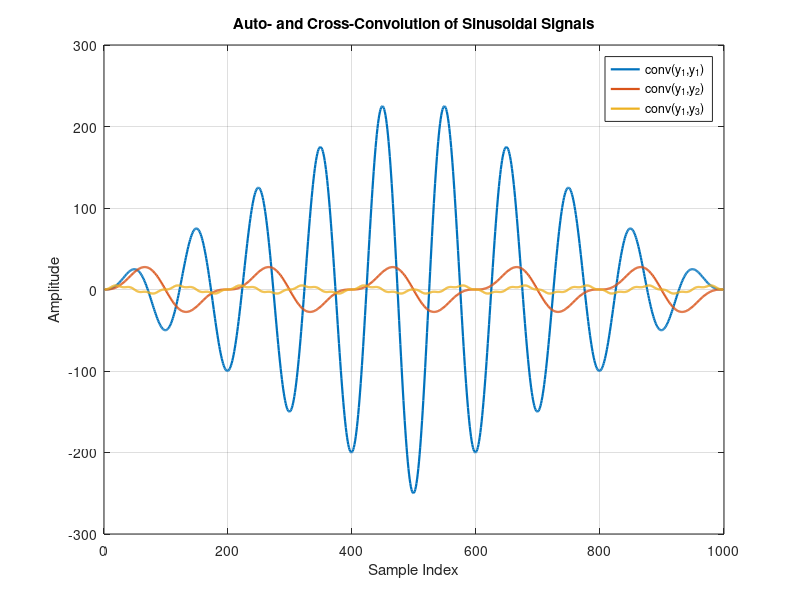
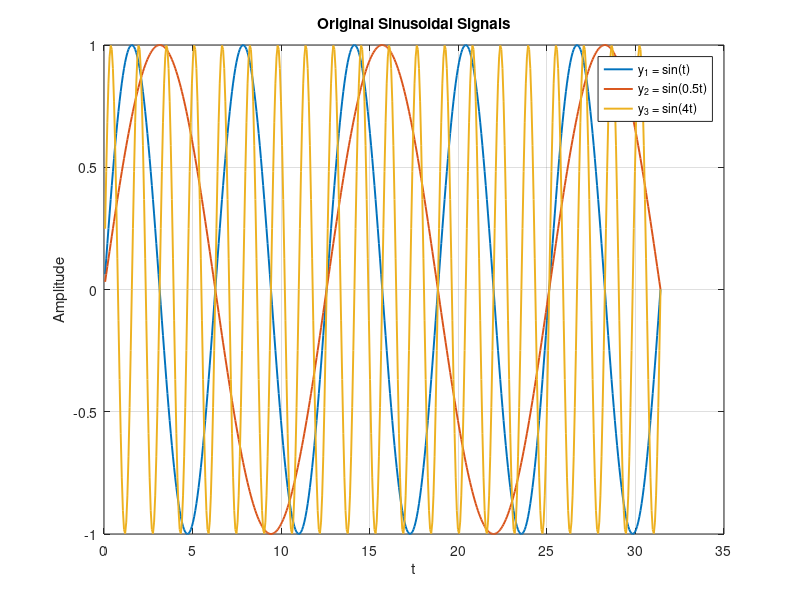

MATLAB code for these plots, in order: (Note: this script raises an error after producing the figures.)
%% 4.2.1 Sinusoidal Signal Generation
clear; close all; clc;

%% Generate signals
t  = ((2*pi)/100):((2*pi)/100):10*pi;
y1 = sin(t);
y2 = sin(0.5*t);
y3 = sin(4*t);

%% Part (a): auto-convolution and cross-convolution
c11 = conv(y1, y1, 'full');   % auto-convolution of y1
c12 = conv(y1, y2, 'full');   % convolution of y1 and y2
c13 = conv(y1, y3, 'full');   % convolution of y1 and y3

n_conv = 1:length(c11);

figure('Color','w');
plot(n_conv, c11, 'LineWidth', 1.6); hold on;
plot(n_conv, c12, 'LineWidth', 1.6);
plot(n_conv, c13, 'LineWidth', 1.6);
grid on;
xlabel('Sample Index');
ylabel('Amplitude');
title('Auto- and Cross-Convolution of Sinusoidal Signals');
legend('conv(y_1,y_1)', 'conv(y_1,y_2)', 'conv(y_1,y_3)', 'Location', 'best');

%% Optional: show original signals
figure('Color','w');
plot(t, y1, 'LineWidth', 1.4); hold on;
plot(t, y2, 'LineWidth', 1.4);
plot(t, y3, 'LineWidth', 1.4);
grid on;
xlabel('t');
ylabel('Amplitude');
title('Original Sinusoidal Signals');
legend('y_1 = sin(t)', 'y_2 = sin(0.5t)', 'y_3 = sin(4t)', 'Location', 'best');

%% Part (b): classify y1, y2, y3 using convolution
class1 = classify_sine_conv(y1, y1, y2, y3);
class2 = classify_sine_conv(y2, y1, y2, y3);
class3 = classify_sine_conv(y3, y1, y2, y3);

fprintf('y1 is classified as Class %d\n', class1);
fprintf('y2 is classified as Class %d\n', class2);
fprintf('y3 is classified as Class %d\n', class3);

%% Test with a noisy signal if you want
y_test = y2 + 0.05*randn(size(y2));
class_test = classify_sine_conv(y_test, y1, y2, y3);
fprintf('Noisy y2 is classified as Class %d\n', class_test);
